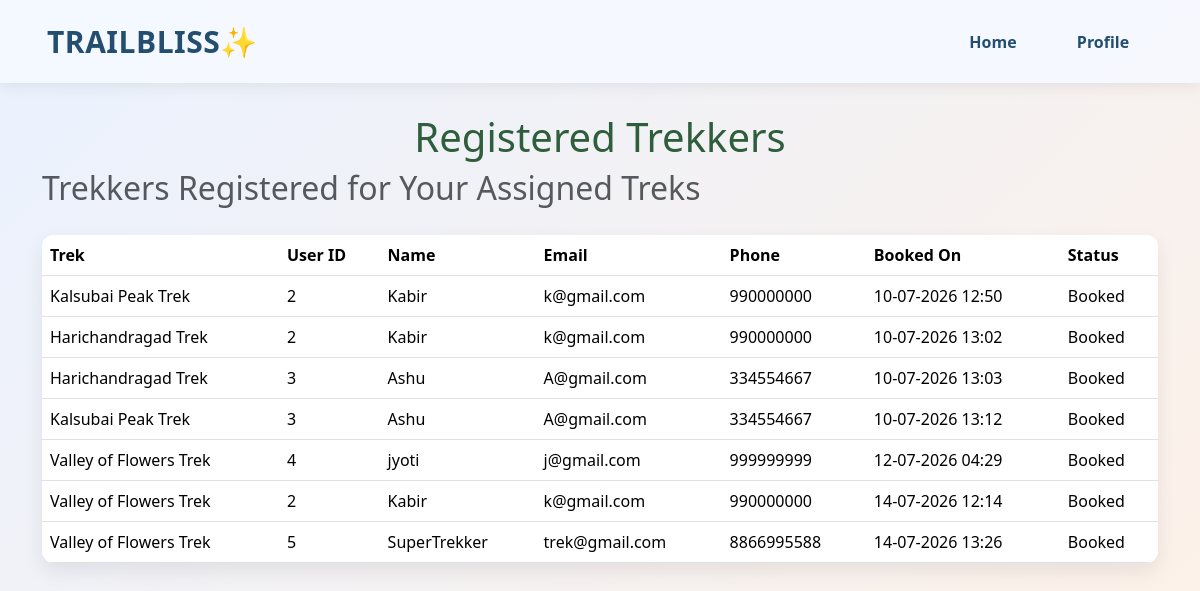
The page /staff_registered_users (signed in) on the database its author committed.
### models.py (models this page shows)
class Booking(db.Model):
    __tablename__ = 'booking'
    id = db.Column(db.Integer,primary_key =True)
    trekker_id = db.Column(db.Integer,db.ForeignKey('trekker.id'),nullable=False)
    trek_id = db.Column(db.Integer,db.ForeignKey('trek.id'),nullable=False)
    booking_slot = db.Column(db.DateTime,default=datetime.utcnow)
    status =db.Column(db.String(20),default = "Booked")
    __table_args__ = (
    db.UniqueConstraint('trekker_id', 'trek_id', name='uix_trekker_trek'),
)

class Trek(db.Model):
    __tablename__ = 'trek'
    id = db.Column(db.Integer,primary_key=True)
    trek_name=db.Column(db.String(20),nullable= False)
    location = db.Column(db.String(100),nullable=False)
    difficulty = db.Column(db.String(20),nullable=False)
    duration = db.Column(db.Integer,nullable = False)
    available_slots = db.Column(db.Integer,nullable= False)
    staff_id = db.Column(db.Integer,db.ForeignKey('staff.id'),nullable=False)
    start_date=db.Column(db.Date,nullable=False)
    end_date=db.Column(db.Date,nullable=False)
    description = db.Column(db.Text)
    status = db.Column(db.String(20), default='Open')
    booking = db.relationship('Booking',backref='trek',lazy=True)

class Trekker(db.Model):
    __tablename__ = 'trekker'
    id = db.Column(db.Integer,primary_key=True)
    name=db.Column(db.String(20),nullable= False)
    email = db.Column(db.String(64),unique=True,nullable=False)
    passhash = db.Column(db.String(200),nullable=False)
    phone = db.Column(db.String(20),nullable =False)
    is_active = db.Column(db.Boolean,default= True)
    bookings= db.relationship('Booking',backref='trekker',lazy=True)

### routes.py (the view)
@main_bp.route('/staff_registered_users')
@staff_required
def staff_registered_users():
    if 'staff_id' not in session:
        return redirect(url_for('main.staff_login'))
    bookings = (
        Booking.query
        .join(Trek)
        .join(Trekker)
        .filter(Trek.staff_id == session['staff_id'])
        .all()
    )
    return render_template(
        'staff/staff_registered_users.html',
        bookings=bookings
    )

### routes.py (called while the page is built)
def staff_required(f):
    @wraps(f)
    def decorated_function(*args, **kwargs):
        if 'staff_id' not in session:
            flash("Please login as Staff.", "warning")
            return redirect(url_for('main.staff_login'))
        return f(*args, **kwargs)
    return decorated_function

### templates/staff/staff_registered_users.html (shortened to what this page needs)
{% extends 'layout.html' %}
{% block content %}
<h1 class="wel">Registered Trekkers</h1>
<div class="heading">
    <h2 class="text-muted">Trekkers Registered for Your Assigned Treks</h2>
</div>
{% if bookings %}
<table class="table">
    <thead>
        <tr>
            <th>Trek</th>
            <th>User ID</th>
            <th>Name</th>
            <th>Email</th>
            <th>Phone</th>
            <th>Booked On</th>
            <th>Status</th>
        </tr>
    </thead>
    <tbody>
        {% for booking in bookings %}
        <tr>
            <td>{{ booking.trek.trek_name }}</td>
            <td>{{ booking.trekker.id }}</td>
            <td>{{ booking.trekker.name }}</td>
            <td>{{ booking.trekker.email }}</td>
            <td>{{ booking.trekker.phone }}</td>
            <td>{{ booking.booking_slot.strftime('%d-%m-%Y %H:%M') }}</td>
            <td>{{ booking.status }}</td>
        </tr>
        {% endfor %}
    </tbody>
</table>
{% else %}
<div class="alert alert-info text-center">
    No trekkers have registered for your assigned treks yet.
</div>
{% endif %}
{% endblock %}

### templates/layout.html (shortened to what this page needs)
<!DOCTYPE html>
<html lang="en">
<head>
    <link href="https://cdn.jsdelivr.net/npm/bootstrap@5.3.8/dist/css/bootstrap.min.css" rel="stylesheet">
    <link rel="stylesheet" href="https://cdnjs.cloudflare.com/ajax/libs/font-awesome/7.0.1/css/all.min.css">
</head>
<body>
{% include 'nav.html' %}
<div class="container">
    {% block content %}
    {% endblock %}
</div>
</body>
</html>

### templates/nav.html (shortened to what this page needs)
<nav class="navbar navbar-expand-lg app-navbar">
    <div class="container-fluid">
        <a class="navbar-brand" href="{{ url_for('main.index') }}">
            TRAILBLISS✨
        </a>
        <div class="collapse navbar-collapse" id="navbarNav">
            <ul class="navbar-nav ms-auto">
                {% if session.get('admin_id') %}
                    <li class="nav-item">
                        <a class="nav-link nav-btn"
                           href="{{ url_for('main.admin_dashboard') }}">
                            Home
                        </a>
                    </li>
                    <li class="nav-item">
                        <a class="nav-link nav-btn"
                           href="{{ url_for('main.create_trek') }}">
                            Create Trek
                        </a>
                    </li>
                    <li class="nav-item">
                        <a class="nav-link nav-btn"
                           href="{{ url_for('main.admin_profile') }}">
                            Profile
                        </a>
                    </li>
                {% elif session.get('staff_id') %}
                    <li class="nav-item">
                        <a class="nav-link nav-btn"
                           href="{{ url_for('main.staff_dashboard') }}">
                            Home
                        </a>
                    </li>
                    <li class="nav-item">
                        <a class="nav-link nav-btn"
                           href="{{ url_for('main.staff_profile') }}">
                            Profile
                        </a>
                    </li>
                {% endif %}
            </ul>
        </div>
    </div>
</nav>

### templates/layout.html (style rules this page uses)
body { margin: 0; padding: 0; width: auto; }

### templates/staff/staff_registered_users.html (style rules this page uses)
html, body { height:100%; margin:0; background:linear-gradient(135deg,#EAF2FF,#FFF1E6); background-repeat:no-repeat; background-attachment:fixed; background-size:cover; }
.wel { margin-top:30px; }
.heading { display:flex; justify-content:space-between; align-items:center; margin-bottom:20px; }
.table { background:white; border-radius:12px; overflow:hidden; box-shadow:0 8px 20px rgba(0,0,0,.08); }
h1, h2 { text-align:center; color:#2E5E3B; }

### templates/nav.html (style rules this page uses)
.app-navbar { background:rgba(245,249,255,.90); backdrop-filter:blur(10px); box-shadow:0 4px 14px rgba(0,0,0,.07); padding:14px 35px; }
.app-navbar .navbar-brand { font-size:30px; font-weight:700; color:#234E70; letter-spacing:.5px; }
.nav-btn { padding:10px 40px; border-radius:999px; background:transparent; color:#234E70 !important; font-weight:700; margin-left:10px; min-width:100px; text-align:center; display:inline-flex; justify-content:center; transition:.3s; }

### rows shown on the page
Booking: trek.trek_name "Kalsubai Peak Trek", trekker.id "2", trekker.name "Kabir", trekker.email "k@gmail.com", trekker.phone "990000000", booking_slot "10-07-2026 12:50", status "Booked"
Booking: trek.trek_name "Harichandragad Trek", trekker.id "2", trekker.name "Kabir", trekker.email "k@gmail.com", trekker.phone "990000000", booking_slot "10-07-2026 13:02", status "Booked"
Booking: trek.trek_name "Harichandragad Trek", trekker.id "3", trekker.name "Ashu", trekker.email "A@gmail.com", trekker.phone "334554667", booking_slot "10-07-2026 13:03", status "Booked"
Booking: trek.trek_name "Kalsubai Peak Trek", trekker.id "3", trekker.name "Ashu", trekker.email "A@gmail.com", trekker.phone "334554667", booking_slot "10-07-2026 13:12", status "Booked"
Booking: trek.trek_name "Valley of Flowers Trek", trekker.id "4", trekker.name "jyoti", trekker.email "j@gmail.com", trekker.phone "999999999", booking_slot "12-07-2026 04:29", status "Booked"
Booking: trek.trek_name "Valley of Flowers Trek", trekker.id "2", trekker.name "Kabir", trekker.email "k@gmail.com", trekker.phone "990000000", booking_slot "14-07-2026 12:14", status "Booked"
Booking: trek.trek_name "Valley of Flowers Trek", trekker.id "5", trekker.name "SuperTrekker", trekker.email "trek@gmail.com", trekker.phone "8866995588", booking_slot "14-07-2026 13:26", status "Booked"
